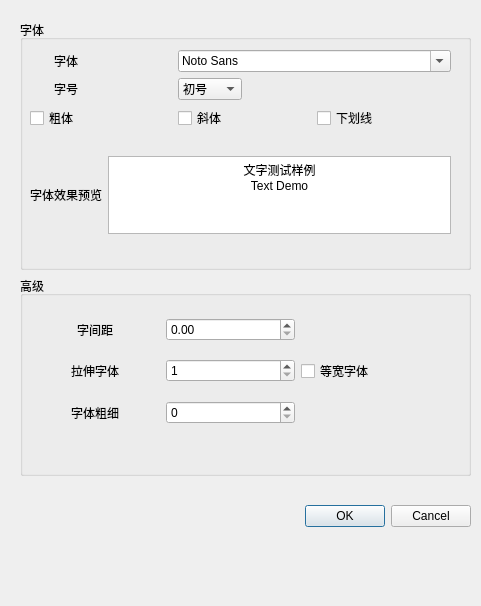
<?xml version="1.0" encoding="UTF-8"?>
<ui version="4.0">
 <class>FontSettingDialog</class>
 <widget class="QDialog" name="FontSettingDialog">
  <property name="geometry">
   <rect>
    <x>0</x>
    <y>0</y>
    <width>481</width>
    <height>606</height>
   </rect>
  </property>
  <property name="sizePolicy">
   <sizepolicy hsizetype="Fixed" vsizetype="Fixed">
    <horstretch>0</horstretch>
    <verstretch>0</verstretch>
   </sizepolicy>
  </property>
  <property name="windowTitle">
   <string>Dialog</string>
  </property>
  <widget class="QWidget" name="verticalLayoutWidget">
   <property name="geometry">
    <rect>
     <x>20</x>
     <y>20</y>
     <width>451</width>
     <height>571</height>
    </rect>
   </property>
   <layout class="QVBoxLayout" name="verticalLayout">
    <item>
     <widget class="QGroupBox" name="groupBox">
      <property name="minimumSize">
       <size>
        <width>200</width>
        <height>250</height>
       </size>
      </property>
      <property name="maximumSize">
       <size>
        <width>480</width>
        <height>400</height>
       </size>
      </property>
      <property name="title">
       <string>字体</string>
      </property>
      <widget class="QWidget" name="gridLayoutWidget">
       <property name="geometry">
        <rect>
         <x>10</x>
         <y>30</y>
         <width>421</width>
         <height>184</height>
        </rect>
       </property>
       <layout class="QGridLayout" name="gridLayout_3">
        <item row="5" column="0">
         <spacer name="verticalSpacer">
          <property name="orientation">
           <enum>Qt::Vertical</enum>
          </property>
          <property name="sizeType">
           <enum>QSizePolicy::Fixed</enum>
          </property>
          <property name="sizeHint" stdset="0">
           <size>
            <width>20</width>
            <height>20</height>
           </size>
          </property>
         </spacer>
        </item>
        <item row="4" column="0">
         <widget class="QCheckBox" name="checkBold">
          <property name="text">
           <string>粗体</string>
          </property>
         </widget>
        </item>
        <item row="5" column="1">
         <spacer name="verticalSpacer_7">
          <property name="orientation">
           <enum>Qt::Vertical</enum>
          </property>
          <property name="sizeHint" stdset="0">
           <size>
            <width>20</width>
            <height>40</height>
           </size>
          </property>
         </spacer>
        </item>
        <item row="0" column="0">
         <widget class="QLabel" name="label_2">
          <property name="text">
           <string>字体</string>
          </property>
          <property name="alignment">
           <set>Qt::AlignCenter</set>
          </property>
         </widget>
        </item>
        <item row="2" column="0">
         <widget class="QLabel" name="label">
          <property name="text">
           <string>字号</string>
          </property>
          <property name="alignment">
           <set>Qt::AlignCenter</set>
          </property>
         </widget>
        </item>
        <item row="4" column="4">
         <widget class="QCheckBox" name="checkUnderline">
          <property name="text">
           <string>下划线</string>
          </property>
         </widget>
        </item>
        <item row="5" column="2">
         <spacer name="verticalSpacer_5">
          <property name="orientation">
           <enum>Qt::Vertical</enum>
          </property>
          <property name="sizeHint" stdset="0">
           <size>
            <width>20</width>
            <height>40</height>
           </size>
          </property>
         </spacer>
        </item>
        <item row="8" column="0">
         <widget class="QLabel" name="label_3">
          <property name="text">
           <string>字体效果预览</string>
          </property>
         </widget>
        </item>
        <item row="8" column="1" colspan="5">
         <widget class="QTextBrowser" name="textBrowser">
          <property name="html">
           <string>&lt;!DOCTYPE HTML PUBLIC &quot;-//W3C//DTD HTML 4.0//EN&quot; &quot;http://www.w3.org/TR/REC-html40/strict.dtd&quot;&gt;
&lt;html&gt;&lt;head&gt;&lt;meta name=&quot;qrichtext&quot; content=&quot;1&quot; /&gt;&lt;style type=&quot;text/css&quot;&gt;
p, li { white-space: pre-wrap; }
&lt;/style&gt;&lt;/head&gt;&lt;body style=&quot; font-family:'SimSun'; font-size:9pt; font-weight:400; font-style:normal;&quot;&gt;
&lt;p align=&quot;center&quot; style=&quot; margin-top:0px; margin-bottom:0px; margin-left:0px; margin-right:0px; -qt-block-indent:0; text-indent:0px;&quot;&gt;文字测试样例&lt;/p&gt;
&lt;p align=&quot;center&quot; style=&quot; margin-top:0px; margin-bottom:0px; margin-left:0px; margin-right:0px; -qt-block-indent:0; text-indent:0px;&quot;&gt;Text Demo&lt;/p&gt;&lt;/body&gt;&lt;/html&gt;</string>
          </property>
         </widget>
        </item>
        <item row="4" column="2">
         <widget class="QCheckBox" name="checkItalic">
          <property name="text">
           <string>斜体</string>
          </property>
         </widget>
        </item>
        <item row="5" column="3">
         <spacer name="verticalSpacer_2">
          <property name="orientation">
           <enum>Qt::Vertical</enum>
          </property>
          <property name="sizeHint" stdset="0">
           <size>
            <width>20</width>
            <height>40</height>
           </size>
          </property>
         </spacer>
        </item>
        <item row="5" column="5">
         <spacer name="verticalSpacer_4">
          <property name="orientation">
           <enum>Qt::Vertical</enum>
          </property>
          <property name="sizeHint" stdset="0">
           <size>
            <width>20</width>
            <height>40</height>
           </size>
          </property>
         </spacer>
        </item>
        <item row="2" column="2">
         <widget class="QComboBox" name="comboFontSize">
          <property name="sizeAdjustPolicy">
           <enum>QComboBox::AdjustToContents</enum>
          </property>
          <item>
           <property name="text">
            <string>初号</string>
           </property>
          </item>
          <item>
           <property name="text">
            <string>小初</string>
           </property>
          </item>
          <item>
           <property name="text">
            <string>一号</string>
           </property>
          </item>
          <item>
           <property name="text">
            <string>小一</string>
           </property>
          </item>
          <item>
           <property name="text">
            <string>二号</string>
           </property>
          </item>
          <item>
           <property name="text">
            <string>小二</string>
           </property>
          </item>
          <item>
           <property name="text">
            <string>三号</string>
           </property>
          </item>
          <item>
           <property name="text">
            <string>小三</string>
           </property>
          </item>
          <item>
           <property name="text">
            <string>四号</string>
           </property>
          </item>
          <item>
           <property name="text">
            <string>小四</string>
           </property>
          </item>
          <item>
           <property name="text">
            <string>五号</string>
           </property>
          </item>
          <item>
           <property name="text">
            <string>小五</string>
           </property>
          </item>
          <item>
           <property name="text">
            <string>六号</string>
           </property>
          </item>
          <item>
           <property name="text">
            <string>小六</string>
           </property>
          </item>
          <item>
           <property name="text">
            <string>七号</string>
           </property>
          </item>
          <item>
           <property name="text">
            <string>八号</string>
           </property>
          </item>
          <item>
           <property name="text">
            <string>5</string>
           </property>
          </item>
          <item>
           <property name="text">
            <string>5.5</string>
           </property>
          </item>
          <item>
           <property name="text">
            <string>6.5</string>
           </property>
          </item>
          <item>
           <property name="text">
            <string>7.5</string>
           </property>
          </item>
          <item>
           <property name="text">
            <string>8</string>
           </property>
          </item>
          <item>
           <property name="text">
            <string>9</string>
           </property>
          </item>
          <item>
           <property name="text">
            <string>10</string>
           </property>
          </item>
          <item>
           <property name="text">
            <string>10.5</string>
           </property>
          </item>
          <item>
           <property name="text">
            <string>11</string>
           </property>
          </item>
          <item>
           <property name="text">
            <string>12</string>
           </property>
          </item>
          <item>
           <property name="text">
            <string>14</string>
           </property>
          </item>
          <item>
           <property name="text">
            <string>16</string>
           </property>
          </item>
          <item>
           <property name="text">
            <string>18</string>
           </property>
          </item>
          <item>
           <property name="text">
            <string>20</string>
           </property>
          </item>
          <item>
           <property name="text">
            <string>22</string>
           </property>
          </item>
          <item>
           <property name="text">
            <string>24</string>
           </property>
          </item>
          <item>
           <property name="text">
            <string>26</string>
           </property>
          </item>
          <item>
           <property name="text">
            <string>28</string>
           </property>
          </item>
          <item>
           <property name="text">
            <string>36</string>
           </property>
          </item>
          <item>
           <property name="text">
            <string>48</string>
           </property>
          </item>
          <item>
           <property name="text">
            <string>72</string>
           </property>
          </item>
         </widget>
        </item>
        <item row="0" column="2" colspan="4">
         <widget class="QFontComboBox" name="comboFont">
          <property name="sizeAdjustPolicy">
           <enum>QComboBox::AdjustToContents</enum>
          </property>
          <property name="currentFont">
           <font>
            <family>黑体</family>
           </font>
          </property>
         </widget>
        </item>
        <item row="5" column="4">
         <spacer name="verticalSpacer_6">
          <property name="orientation">
           <enum>Qt::Vertical</enum>
          </property>
          <property name="sizeHint" stdset="0">
           <size>
            <width>20</width>
            <height>40</height>
           </size>
          </property>
         </spacer>
        </item>
       </layout>
      </widget>
     </widget>
    </item>
    <item>
     <widget class="QGroupBox" name="groupBox_2">
      <property name="minimumSize">
       <size>
        <width>200</width>
        <height>200</height>
       </size>
      </property>
      <property name="maximumSize">
       <size>
        <width>480</width>
        <height>400</height>
       </size>
      </property>
      <property name="title">
       <string>高级</string>
      </property>
      <widget class="QWidget" name="gridLayoutWidget_2">
       <property name="geometry">
        <rect>
         <x>10</x>
         <y>30</y>
         <width>421</width>
         <height>151</height>
        </rect>
       </property>
       <layout class="QGridLayout" name="gridLayout_2">
        <item row="3" column="2">
         <spacer name="verticalSpacer_10">
          <property name="orientation">
           <enum>Qt::Vertical</enum>
          </property>
          <property name="sizeType">
           <enum>QSizePolicy::Fixed</enum>
          </property>
          <property name="sizeHint" stdset="0">
           <size>
            <width>20</width>
            <height>20</height>
           </size>
          </property>
         </spacer>
        </item>
        <item row="3" column="4">
         <spacer name="verticalSpacer_9">
          <property name="orientation">
           <enum>Qt::Vertical</enum>
          </property>
          <property name="sizeType">
           <enum>QSizePolicy::Fixed</enum>
          </property>
          <property name="sizeHint" stdset="0">
           <size>
            <width>20</width>
            <height>20</height>
           </size>
          </property>
         </spacer>
        </item>
        <item row="0" column="1">
         <widget class="QLabel" name="label_4">
          <property name="text">
           <string>字间距</string>
          </property>
          <property name="alignment">
           <set>Qt::AlignCenter</set>
          </property>
         </widget>
        </item>
        <item row="1" column="1">
         <widget class="QLabel" name="label_5">
          <property name="text">
           <string>拉伸字体</string>
          </property>
          <property name="alignment">
           <set>Qt::AlignCenter</set>
          </property>
         </widget>
        </item>
        <item row="2" column="1">
         <widget class="QLabel" name="label_6">
          <property name="text">
           <string>字体粗细</string>
          </property>
          <property name="alignment">
           <set>Qt::AlignCenter</set>
          </property>
         </widget>
        </item>
        <item row="3" column="1">
         <spacer name="verticalSpacer_8">
          <property name="orientation">
           <enum>Qt::Vertical</enum>
          </property>
          <property name="sizeType">
           <enum>QSizePolicy::Fixed</enum>
          </property>
          <property name="sizeHint" stdset="0">
           <size>
            <width>20</width>
            <height>20</height>
           </size>
          </property>
         </spacer>
        </item>
        <item row="3" column="3">
         <spacer name="verticalSpacer_11">
          <property name="orientation">
           <enum>Qt::Vertical</enum>
          </property>
          <property name="sizeType">
           <enum>QSizePolicy::Fixed</enum>
          </property>
          <property name="sizeHint" stdset="0">
           <size>
            <width>20</width>
            <height>20</height>
           </size>
          </property>
         </spacer>
        </item>
        <item row="0" column="2">
         <widget class="QDoubleSpinBox" name="doubleFontSpace">
          <property name="maximum">
           <double>1000.000000000000000</double>
          </property>
         </widget>
        </item>
        <item row="2" column="2">
         <widget class="QSpinBox" name="intFontWeight"/>
        </item>
        <item row="1" column="3">
         <widget class="QCheckBox" name="checkFixedWidth">
          <property name="text">
           <string>等宽字体</string>
          </property>
         </widget>
        </item>
        <item row="1" column="2">
         <widget class="QSpinBox" name="doubleFontStretch">
          <property name="minimum">
           <number>1</number>
          </property>
          <property name="maximum">
           <number>4000</number>
          </property>
         </widget>
        </item>
       </layout>
      </widget>
     </widget>
    </item>
    <item>
     <widget class="QDialogButtonBox" name="buttonBox">
      <property name="minimumSize">
       <size>
        <width>0</width>
        <height>50</height>
       </size>
      </property>
      <property name="maximumSize">
       <size>
        <width>16777215</width>
        <height>100</height>
       </size>
      </property>
      <property name="orientation">
       <enum>Qt::Horizontal</enum>
      </property>
      <property name="standardButtons">
       <set>QDialogButtonBox::Cancel|QDialogButtonBox::Ok</set>
      </property>
     </widget>
    </item>
    <item>
     <spacer name="verticalSpacer_3">
      <property name="orientation">
       <enum>Qt::Vertical</enum>
      </property>
      <property name="sizeType">
       <enum>QSizePolicy::Fixed</enum>
      </property>
      <property name="sizeHint" stdset="0">
       <size>
        <width>20</width>
        <height>40</height>
       </size>
      </property>
     </spacer>
    </item>
   </layout>
  </widget>
 </widget>
 <resources/>
 <connections>
  <connection>
   <sender>buttonBox</sender>
   <signal>accepted()</signal>
   <receiver>FontSettingDialog</receiver>
   <slot>accept()</slot>
   <hints>
    <hint type="sourcelabel">
     <x>248</x>
     <y>254</y>
    </hint>
    <hint type="destinationlabel">
     <x>157</x>
     <y>274</y>
    </hint>
   </hints>
  </connection>
  <connection>
   <sender>buttonBox</sender>
   <signal>rejected()</signal>
   <receiver>FontSettingDialog</receiver>
   <slot>reject()</slot>
   <hints>
    <hint type="sourcelabel">
     <x>316</x>
     <y>260</y>
    </hint>
    <hint type="destinationlabel">
     <x>286</x>
     <y>274</y>
    </hint>
   </hints>
  </connection>
 </connections>
</ui>
